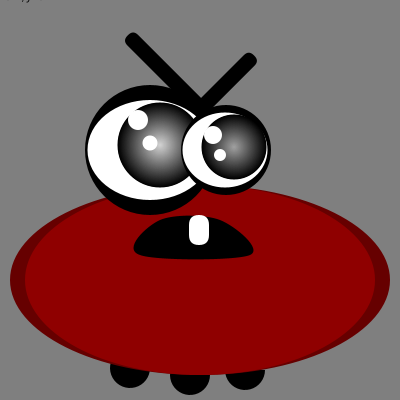
Frame 1 (no input)
Frame 60 (the mouse pressed at the canvas centre just before this capture): identical to frame 1, image omitted
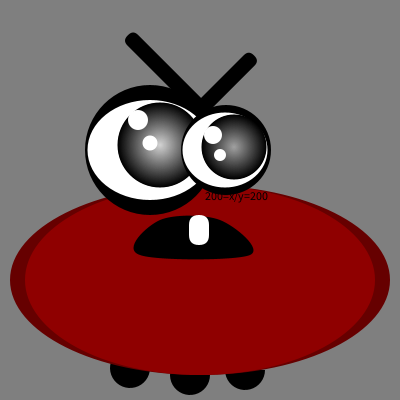
Frame 120 (the mouse held since frame 60 and released just before this capture)

The Processing sketch that drew these frames (run headless with seeded random() and noise(); from frame 60 on, the mouse is pressed at the canvas centre):

// Processing sketch: processing_87662
// ── processing_87662.pde

// Déclaration variable
float x;
float y;


void setup() {
  size(400,400);
  frameRate(30);
  smooth();
  noStroke();

//centre monstre
x=width*0.5;
y=height*0.8;

}

void draw() {
        background(127); 
        
  

//pieds
fill(0);
arc(245,y+50, 40, 40, 0, PI+QUARTER_PI); //inspiré du cours
arc(130,y+48, 40, 40, 0, PI+QUARTER_PI);
arc(190,y+55, 40, 40, 0, PI+QUARTER_PI);

//tronc
fill(102,0,0);
ellipse(x,y-40,380,190);

fill(143,0,0);
ellipse(x,y-40,350,190);

//oeil gauche
  fill (0);
  ellipse (x-50, y-170, 130, 130);
  
//contour blanc   
    fill(255); 
    ellipse(x-50,y-170,125,100);
  
//contour noir (Boucle for)
for(int i=0; i<=85; i++)
  {
  fill(0+i*2.5);
  ellipse(x-40,y-175, 85-i,85-i);
  }
  
 
//pupille
fill(255);
ellipse(x-50, y-177, 15, 15);

fill(255);
ellipse(x-62,y-200, 20,20);

//fin oeil gauche


//oeil droit
fill(0);
ellipse(x+26,y-170,90,90);

  
//contour blanc  
    fill(255); 
    ellipse(x+25,y-170,85,75);

  
//contour noir (Boucle For)
  for(int i=0; i<=65; i++)
  {
  fill(0+i*2.5);
  ellipse(x+34,y-173, 65-i,65-i);
  }

//pupille
 fill(255);
ellipse(x+20, y-165, 12, 12); 

fill(255);
ellipse(x+13, y-185, 18, 18); 

// fin oeil droit

 

//bouche
  fill(0);
  beginShape();
  curveVertex(x-40,y-100);
  curveVertex(x-60,y-65);
  curveVertex(x+50,y-65);
  curveVertex(x+20,y-100);
  curveVertex(x-40,y-100);
  curveVertex(x-60,y-65);
  curveVertex(x+70,y-65);
  endShape();
  
  //dent
  fill(255);
  rect(189,215,20,30,10);
  

//sourcils

//sourcil gauche   
fill(0);
pushMatrix();
   translate(x-180,y-290);
   rotate(PI*0.25);
   rect(80,-80,108,15,7);
   popMatrix();
   
//sourcil droit   
   fill(0);
   pushMatrix();
   translate(x+70,y-390);
   rotate(PI*3/4);
   rect(100,-85,75,15,7);
   popMatrix();
   
    

   
//affichage curseur
text(mouseX+"=x/y="+mouseY,mouseX+5,mouseY);





     
}
